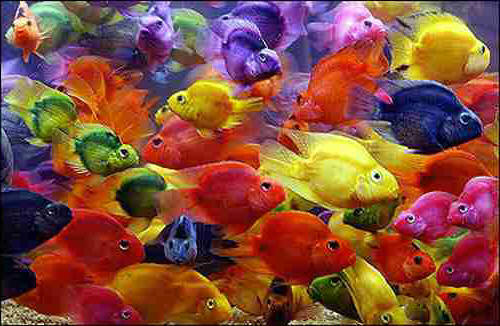
%> input picture drive-download-20251018T174420Z-1-001/fish.jpg, 500 x 326 px
$ octave test_quantization.m   (GNU Octave 9; MATLAB toolbox functions it lacks are replaced by stand-ins)
%> lines starting %> are read from the running program, lines starting %| are printed output that depends on the picture
### quantizeRGB.m
function [outputImg, meanColors, clusterIds] = quantizeRGB(origImg, k)
% Quantizes an RGB image using k-means clustering
% Inputs: origImg (RGB uint8), k (number of clusters)
% Outputs: outputImg (quantized image), meanColors (kx3), clusterIds (numpixelsx1)

    [numrows, numcols, ~] = size(origImg);
    numpixels = numrows * numcols;

    X = reshape(origImg, [numpixels, 3]);
    X = double(X);

    [clusterIds, meanColors] = kmeans(X, k, 'MaxIter', 100, 'Distance', 'sqeuclidean');

    outputData = zeros(numpixels, 3);
    for i = 1:k
        pixelsInCluster = (clusterIds == i);
        outputData(pixelsInCluster, :) = repmat(meanColors(i, :), sum(pixelsInCluster), 1);
    end

    outputData = uint8(outputData);
    outputImg = reshape(outputData, [numrows, numcols, 3]);

    figure;
    subplot(1, 2, 1);
    imshow(origImg);
    title('Original Image');

    subplot(1, 2, 2);
    imshow(outputImg);
    title(sprintf('Quantized Image (RGB) for k=%d', k));

    sgtitle(sprintf('Image Quantization with k=%d clusters', k));

end

### test_quantization.m
% Test script for RGB quantization on fish.jpg

% Load image
im_fish = imread('drive-download-20251018T174420Z-1-001/fish.jpg');
%> im_fish is the input picture: size 326x500x3 uint8; mean R, G, B 132.5, 77.5, 60.6

%% Test with k = 2
[outputImg2, meanColors2, clusterIds2] = quantizeRGB(im_fish, 2);
%> in quantizeRGB, `[clusterIds, meanColors] = kmeans(X, k, 'MaxIter', 100, 'Distance', 's..`: meanColors = [109.6 45.6 39.21; 181.4 145.8 106.3]
%> in quantizeRGB, `outputImg = reshape(outputData, [numrows, numcols, 3]);`:
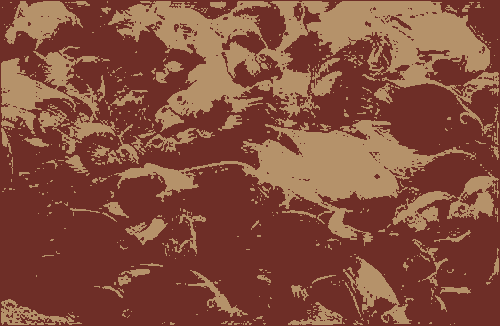
%> outputImg: size 326x500x3 uint8; mean R, G, B 132.6, 77.9, 60.3
%> meanColors2 = [109.6 45.6 39.21; 181.4 145.8 106.3]
saveas(gcf, 'k2.png');
disp('Quantization with k=2 complete. Saved to k2.png');

%% Test with k = 5
[outputImg5, meanColors5, clusterIds5] = quantizeRGB(im_fish, 5);
%> call 2 of quantizeRGB, with k = 5
%> in quantizeRGB (call 2), `[clusterIds, meanColors] = kmeans(X, k, 'MaxIter', 100, 'Distance', 's..`: meanColors = [194.8 167.9 63.66; 97.87 74.46 111.5; 152.7 50.52 22.67; 44.54 26.91 34.37; 181 147.3 189]
%> in quantizeRGB (call 2), `outputImg = reshape(outputData, [numrows, numcols, 3]);`:
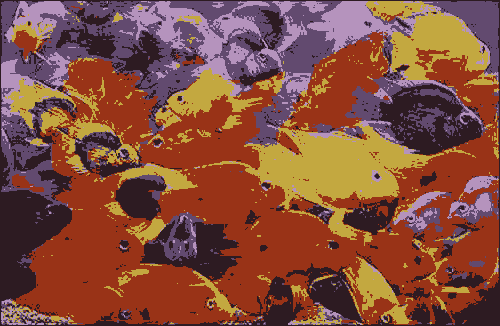
%> outputImg: size 326x500x3 uint8; mean R, G, B 132.8, 77.6, 60.6
%> meanColors5 has the same summary as meanColors in quantizeRGB
saveas(gcf, 'k5.png');
disp('Quantization with k=5 complete. Saved to k5.png');

%% Test with k = 10
[outputImg10, meanColors10, clusterIds10] = quantizeRGB(im_fish, 10);
%> call 3 of quantizeRGB, with k = 10
%> in quantizeRGB (call 3), `[clusterIds, meanColors] = kmeans(X, k, 'MaxIter', 100, 'Distance', 's..`: meanColors = [181.8 60.63 33.07; 33.46 20.23 22.99; 208.6 180.3 216.2; 54.67 45.73 85.63; 148.3 102.5 177.6; 126.7 31.89 16.04; 165.4 127.6 25.19; 103.4 77.83 108.2; 172.6 143.9 102.9; 220.3 212.6 80]
%> in quantizeRGB (call 3), `outputImg = reshape(outputData, [numrows, numcols, 3]);`:
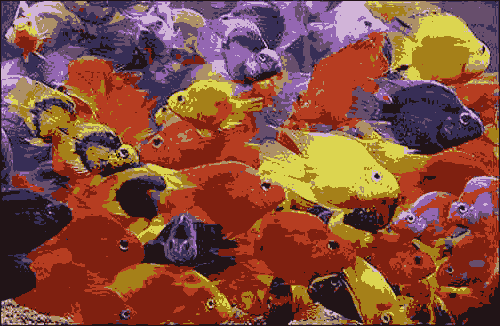
%> outputImg: size 326x500x3 uint8; mean R, G, B 132.5, 77.7, 60.6
%> meanColors10 has the same summary as meanColors in quantizeRGB
saveas(gcf, 'k10.png');
disp('Quantization with k=10 complete. Saved to k10.png');

disp('All quantization tests complete!');

$ run again, with drive-download-20251018T174420Z-1-001/uttower1.jpg copied over drive-download-20251018T174420Z-1-001/fish.jpg
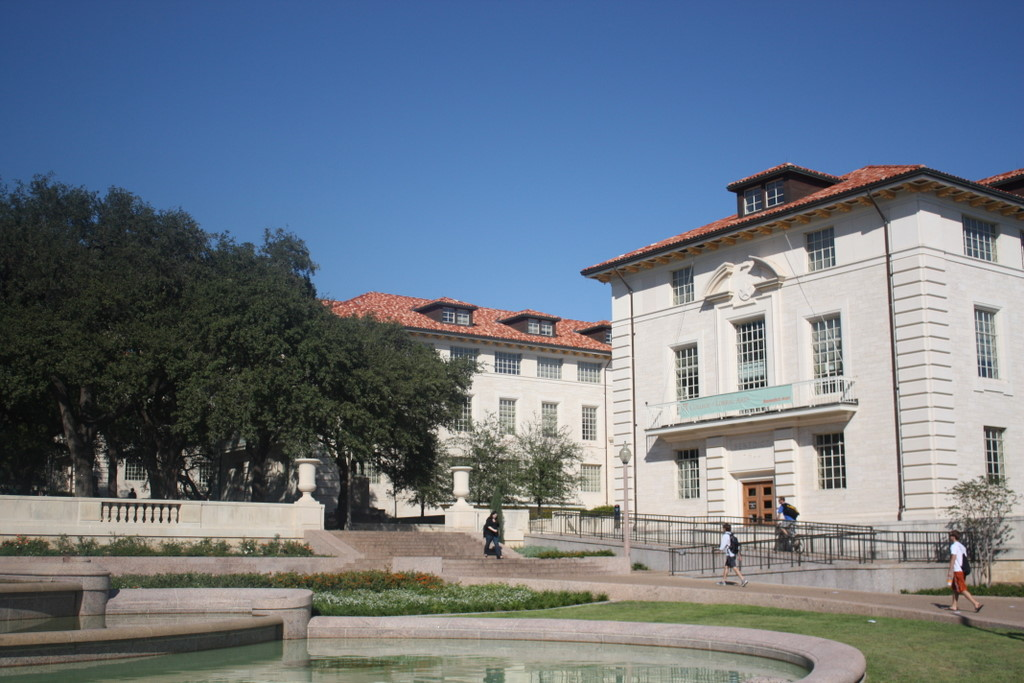
%> input picture drive-download-20251018T174420Z-1-001/uttower1.jpg, 1024 x 683 px
%> im_fish is the input picture: size 683x1024x3 uint8; mean R, G, B 107.7, 118.9, 132
%> meanColors = [174.3 176.4 180.3; 68.49 85.04 103.7]
%> in quantizeRGB, `outputImg = reshape(outputData, [numrows, numcols, 3]);`:
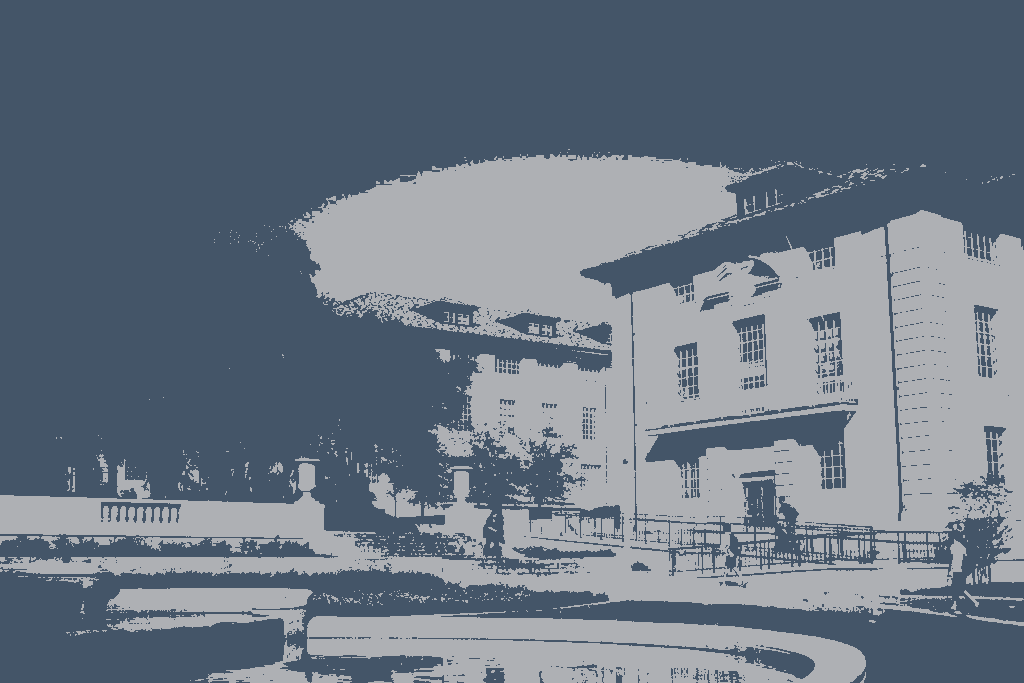
%> outputImg: size 683x1024x3 uint8; mean R, G, B 107.3, 118.7, 132.1
%> meanColors5 = [64.92 102.7 159.7; 208.6 202.3 196; 136.9 128.6 115.1; 48.61 50.68 43.46; 92.94 137.4 191.8]
%> meanColors = [100.5 146.1 199; 27.04 29.38 25.64; 76.05 117.5 175; 219.8 214.2 208.8; 154.8 143 132.2; 182 173.9 165.9; 52.58 55.06 47.76; 60.34 97 153.9; 120.5 114.1 97.39; 85.07 85.67 71.9]
%> in quantizeRGB (call 3), `outputImg = reshape(outputData, [numrows, numcols, 3]);`:
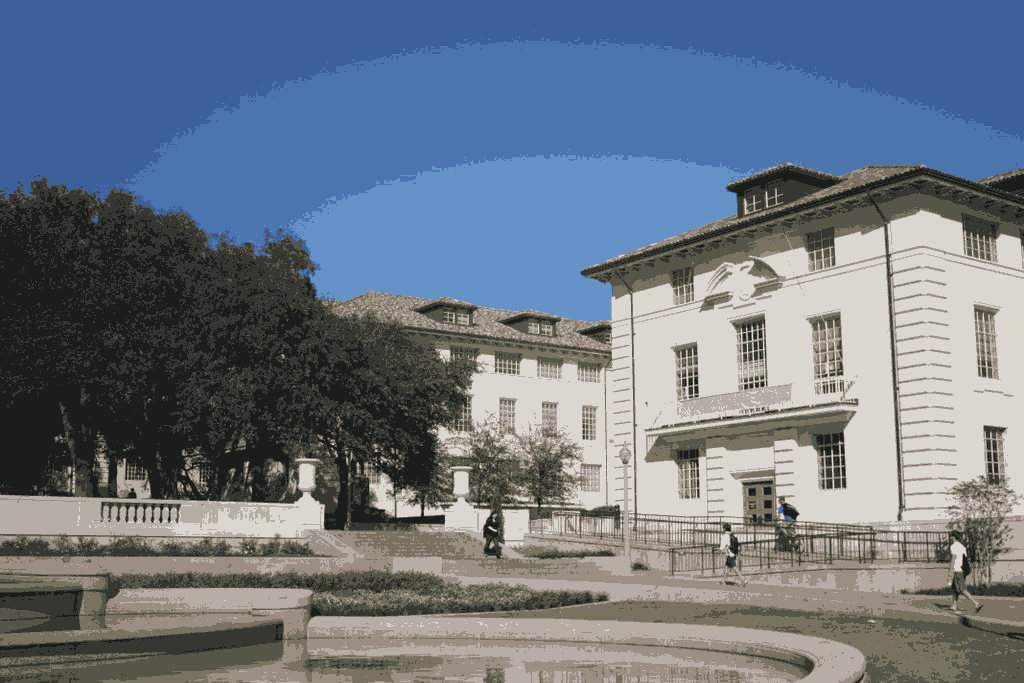
%> outputImg: size 683x1024x3 uint8; mean R, G, B 107.8, 118.8, 132.1
%> meanColors10 has the same summary as meanColors in quantizeRGB
